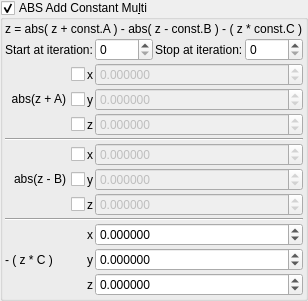
    <widget class="MyGroupBox" name="groupCheck_transf_function_enabledF_false">
     <property name="toolTip">
      <string/>
     </property>
     <property name="title">
      <string>ABS Add Constant Mu&amp;lti</string>
     </property>
     <property name="checkable">
      <bool>true</bool>
     </property>
     <layout class="QVBoxLayout" name="verticalLayout_33" stretch="0,0,0">
      <property name="spacing">
       <number>2</number>
      </property>
      <property name="leftMargin">
       <number>2</number>
      </property>
      <property name="topMargin">
       <number>2</number>
      </property>
      <property name="rightMargin">
       <number>2</number>
      </property>
      <property name="bottomMargin">
       <number>2</number>
      </property>
      <item>
       <widget class="QLabel" name="label_2">
        <property name="text">
         <string>z = abs( z + const.A ) - abs( z - const.B ) - ( z * const.C )</string>
        </property>
       </widget>
      </item>
      <item>
       <layout class="QGridLayout" name="gridLayout_65">
        <property name="spacing">
         <number>2</number>
        </property>
        <item row="0" column="3">
         <widget class="MySpinBox" name="spinboxInt_transf_stop_iterations_F">
          <property name="sizePolicy">
           <sizepolicy hsizetype="Minimum" vsizetype="Maximum">
            <horstretch>0</horstretch>
            <verstretch>0</verstretch>
           </sizepolicy>
          </property>
          <property name="maximum">
           <number>999</number>
          </property>
         </widget>
        </item>
        <item row="0" column="2">
         <widget class="QLabel" name="label_253">
          <property name="text">
           <string>Stop at iteration:</string>
          </property>
         </widget>
        </item>
        <item row="0" column="0">
         <widget class="QLabel" name="label_254">
          <property name="text">
           <string>Start at iteration:</string>
          </property>
         </widget>
        </item>
        <item row="0" column="1">
         <widget class="MySpinBox" name="spinboxInt_transf_start_iterations_F">
          <property name="sizePolicy">
           <sizepolicy hsizetype="Minimum" vsizetype="Maximum">
            <horstretch>0</horstretch>
            <verstretch>0</verstretch>
           </sizepolicy>
          </property>
          <property name="maximum">
           <number>999</number>
          </property>
         </widget>
        </item>
       </layout>
      </item>
      <item>
       <layout class="QGridLayout" name="gridLayout_28" columnstretch="0,0,1">
        <property name="spacing">
         <number>2</number>
        </property>
        <item row="6" column="1">
         <widget class="QLabel" name="label_95">
          <property name="text">
           <string notr="true">y</string>
          </property>
         </widget>
        </item>
        <item row="11" column="2">
         <widget class="MyDoubleSpinBox" name="spinbox3_transf_scale3D_111_z">
          <property name="sizePolicy">
           <sizepolicy hsizetype="Minimum" vsizetype="Maximum">
            <horstretch>0</horstretch>
            <verstretch>0</verstretch>
           </sizepolicy>
          </property>
          <property name="decimals">
           <number>6</number>
          </property>
          <property name="minimum">
           <double>-99.989999999999995</double>
          </property>
          <property name="maximum">
           <double>99.989999999999995</double>
          </property>
          <property name="singleStep">
           <double>0.100000000000000</double>
          </property>
         </widget>
        </item>
        <item row="6" column="0">
         <widget class="QCheckBox" name="checkBox_transf_function_enabledy">
          <property name="layoutDirection">
           <enum>Qt::RightToLeft</enum>
          </property>
          <property name="text">
           <string notr="true">abs(z - B)</string>
          </property>
         </widget>
        </item>
        <item row="6" column="2">
         <widget class="MyDoubleSpinBox" name="spinbox3_transf_offset_000_y">
          <property name="enabled">
           <bool>false</bool>
          </property>
          <property name="sizePolicy">
           <sizepolicy hsizetype="Minimum" vsizetype="Maximum">
            <horstretch>0</horstretch>
            <verstretch>0</verstretch>
           </sizepolicy>
          </property>
          <property name="decimals">
           <number>6</number>
          </property>
          <property name="minimum">
           <double>-99.989999999999995</double>
          </property>
          <property name="maximum">
           <double>99.989999999999995</double>
          </property>
          <property name="singleStep">
           <double>0.100000000000000</double>
          </property>
         </widget>
        </item>
        <item row="5" column="2">
         <widget class="MyDoubleSpinBox" name="spinbox3_transf_offset_000_x">
          <property name="enabled">
           <bool>false</bool>
          </property>
          <property name="sizePolicy">
           <sizepolicy hsizetype="Minimum" vsizetype="Maximum">
            <horstretch>0</horstretch>
            <verstretch>0</verstretch>
           </sizepolicy>
          </property>
          <property name="prefix">
           <string/>
          </property>
          <property name="decimals">
           <number>6</number>
          </property>
          <property name="minimum">
           <double>-99.989999999999995</double>
          </property>
          <property name="singleStep">
           <double>0.100000000000000</double>
          </property>
         </widget>
        </item>
        <item row="1" column="2">
         <widget class="MyDoubleSpinBox" name="spinbox3_transf_offsetF_000_x">
          <property name="enabled">
           <bool>false</bool>
          </property>
          <property name="sizePolicy">
           <sizepolicy hsizetype="Minimum" vsizetype="Maximum">
            <horstretch>0</horstretch>
            <verstretch>0</verstretch>
           </sizepolicy>
          </property>
          <property name="prefix">
           <string/>
          </property>
          <property name="decimals">
           <number>6</number>
          </property>
          <property name="minimum">
           <double>-99.989999999999995</double>
          </property>
          <property name="singleStep">
           <double>0.100000000000000</double>
          </property>
         </widget>
        </item>
        <item row="2" column="2">
         <widget class="MyDoubleSpinBox" name="spinbox3_transf_offsetF_000_y">
          <property name="enabled">
           <bool>false</bool>
          </property>
          <property name="sizePolicy">
           <sizepolicy hsizetype="Minimum" vsizetype="Maximum">
            <horstretch>0</horstretch>
            <verstretch>0</verstretch>
           </sizepolicy>
          </property>
          <property name="decimals">
           <number>6</number>
          </property>
          <property name="minimum">
           <double>-99.989999999999995</double>
          </property>
          <property name="maximum">
           <double>99.989999999999995</double>
          </property>
          <property name="singleStep">
           <double>0.100000000000000</double>
          </property>
         </widget>
        </item>
        <item row="7" column="0">
         <widget class="QCheckBox" name="checkBox_transf_function_enabledz">
          <property name="layoutDirection">
           <enum>Qt::RightToLeft</enum>
          </property>
          <property name="text">
           <string/>
          </property>
         </widget>
        </item>
        <item row="3" column="2">
         <widget class="MyDoubleSpinBox" name="spinbox3_transf_offsetF_000_z">
          <property name="enabled">
           <bool>false</bool>
          </property>
          <property name="sizePolicy">
           <sizepolicy hsizetype="Minimum" vsizetype="Maximum">
            <horstretch>0</horstretch>
            <verstretch>0</verstretch>
           </sizepolicy>
          </property>
          <property name="decimals">
           <number>6</number>
          </property>
          <property name="minimum">
           <double>-99.989999999999995</double>
          </property>
          <property name="maximum">
           <double>99.989999999999995</double>
          </property>
          <property name="singleStep">
           <double>0.100000000000000</double>
          </property>
         </widget>
        </item>
        <item row="10" column="2">
         <widget class="MyDoubleSpinBox" name="spinbox3_transf_scale3D_111_y">
          <property name="sizePolicy">
           <sizepolicy hsizetype="Minimum" vsizetype="Maximum">
            <horstretch>0</horstretch>
            <verstretch>0</verstretch>
           </sizepolicy>
          </property>
          <property name="decimals">
           <number>6</number>
          </property>
          <property name="minimum">
           <double>-99.989999999999995</double>
          </property>
          <property name="maximum">
           <double>99.989999999999995</double>
          </property>
          <property name="singleStep">
           <double>0.100000000000000</double>
          </property>
         </widget>
        </item>
        <item row="3" column="0">
         <widget class="QCheckBox" name="checkBox_transf_function_enabledAz">
          <property name="layoutDirection">
           <enum>Qt::RightToLeft</enum>
          </property>
          <property name="text">
           <string/>
          </property>
         </widget>
        </item>
        <item row="2" column="0">
         <widget class="QCheckBox" name="checkBox_transf_function_enabledAy">
          <property name="layoutDirection">
           <enum>Qt::RightToLeft</enum>
          </property>
          <property name="text">
           <string notr="true">abs(z + A)</string>
          </property>
         </widget>
        </item>
        <item row="7" column="2">
         <widget class="MyDoubleSpinBox" name="spinbox3_transf_offset_000_z">
          <property name="enabled">
           <bool>false</bool>
          </property>
          <property name="sizePolicy">
           <sizepolicy hsizetype="Minimum" vsizetype="Maximum">
            <horstretch>0</horstretch>
            <verstretch>0</verstretch>
           </sizepolicy>
          </property>
          <property name="decimals">
           <number>6</number>
          </property>
          <property name="minimum">
           <double>-99.989999999999995</double>
          </property>
          <property name="maximum">
           <double>99.989999999999995</double>
          </property>
          <property name="singleStep">
           <double>0.100000000000000</double>
          </property>
         </widget>
        </item>
        <item row="4" column="0" colspan="3">
         <widget class="Line" name="line_24">
          <property name="orientation">
           <enum>Qt::Horizontal</enum>
          </property>
         </widget>
        </item>
        <item row="2" column="1">
         <widget class="QLabel" name="label_68">
          <property name="text">
           <string notr="true">y</string>
          </property>
         </widget>
        </item>
        <item row="10" column="0">
         <widget class="QLabel" name="label">
          <property name="text">
           <string notr="true">- ( z * C )</string>
          </property>
         </widget>
        </item>
        <item row="8" column="0" colspan="3">
         <widget class="Line" name="line_23">
          <property name="orientation">
           <enum>Qt::Horizontal</enum>
          </property>
         </widget>
        </item>
        <item row="5" column="0">
         <widget class="QCheckBox" name="checkBox_transf_function_enabledx">
          <property name="layoutDirection">
           <enum>Qt::RightToLeft</enum>
          </property>
          <property name="text">
           <string/>
          </property>
         </widget>
        </item>
        <item row="11" column="1">
         <widget class="QLabel" name="label_101">
          <property name="text">
           <string notr="true">z</string>
          </property>
         </widget>
        </item>
        <item row="1" column="0">
         <widget class="QCheckBox" name="checkBox_transf_function_enabledAx">
          <property name="layoutDirection">
           <enum>Qt::RightToLeft</enum>
          </property>
          <property name="text">
           <string/>
          </property>
         </widget>
        </item>
        <item row="5" column="1">
         <widget class="QLabel" name="label_94">
          <property name="text">
           <string notr="true">x</string>
          </property>
         </widget>
        </item>
        <item row="9" column="2">
         <widget class="MyDoubleSpinBox" name="spinbox3_transf_scale3D_111_x">
          <property name="sizePolicy">
           <sizepolicy hsizetype="Minimum" vsizetype="Maximum">
            <horstretch>0</horstretch>
            <verstretch>0</verstretch>
           </sizepolicy>
          </property>
          <property name="prefix">
           <string/>
          </property>
          <property name="decimals">
           <number>6</number>
          </property>
          <property name="minimum">
           <double>-99.989999999999995</double>
          </property>
          <property name="singleStep">
           <double>0.100000000000000</double>
          </property>
         </widget>
        </item>
        <item row="10" column="1">
         <widget class="QLabel" name="label_100">
          <property name="text">
           <string notr="true">y</string>
          </property>
         </widget>
        </item>
        <item row="3" column="1">
         <widget class="QLabel" name="label_70">
          <property name="text">
           <string notr="true">z</string>
          </property>
         </widget>
        </item>
        <item row="7" column="1">
         <widget class="QLabel" name="label_96">
          <property name="text">
           <string notr="true">z</string>
          </property>
         </widget>
        </item>
        <item row="1" column="1">
         <widget class="QLabel" name="label_69">
          <property name="text">
           <string notr="true">x</string>
          </property>
         </widget>
        </item>
        <item row="9" column="1">
         <widget class="QLabel" name="label_99">
          <property name="text">
           <string notr="true">x</string>
          </property>
         </widget>
        </item>
       </layout>
      </item>
     </layout>
    </widget>
